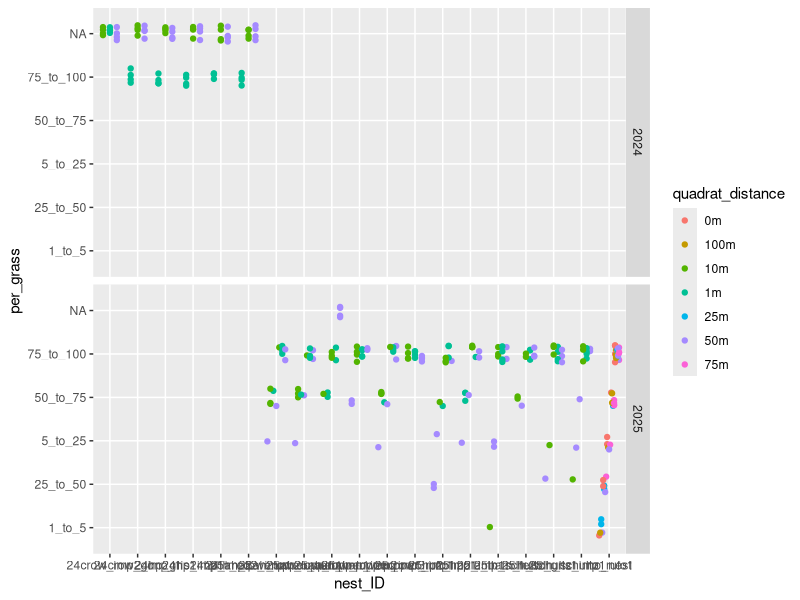

This chart was generated by the following R code: (Note: this script raises an error after producing the figure.)
# NQ Habitat analysis 17 Dec 2025

#load packages
library(tidyverse) #dplyr package
library(lubridate)
library(lme4) # GLM models
library(gridExtra) # for creating plot grids
library(grid) 
library(glmmTMB) #beta distribution model
library(ggeffects) # getting predicted values from model
library(emmeans)

#load data
sites <- read.csv("nest_survey_site_data.csv") 
penetrometer <- read.csv("habitat_data/2025_penetrometer.csv")
habitat25 <- read.csv("habitat_data/25_nest_habitat.csv")
habitat24 <- read.csv("habitat_data/24_nest_habitat.csv")
habitat_site_transect24 <- read.csv("habitat_data/24_habitat_site_transect.csv")

#change values to lowercase for consistency
penetrometer <- penetrometer %>% mutate(., site = tolower(site), nest_ID = tolower(nest_ID))
habitat25 <- habitat25 %>% mutate(., site = tolower(site), nest_ID = tolower(nest_ID))
habitat24 <- habitat24 %>% mutate(., site = tolower(site), nest_ID = tolower(nest_ID))
habitat_site_transect24 <- habitat_site_transect24 %>% mutate(., site = tolower(site))


#clean
habitat25 <- subset(habitat25, year == '2025') # remove blank rows
habitat25 <- habitat25 %>% mutate(soil_temp_C = as.numeric(soil_temp_C))

penetrometer <- penetrometer %>% mutate(year = NULL, 
                                      month = NULL, 
                                      day = NULL) # dropping columns before joining

# join data sets together
habitat24 <- left_join(habitat24, habitat_site_transect24)
all_habitat <- full_join(habitat25, habitat24)
all_habitat <- left_join(all_habitat, penetrometer)
all_habitat <- merge(all_habitat, sites[, c('location', 'site')], by= "site") # adding locations


# change values to NA
all_habitat[all_habitat == ''] <- NA
all_habitat[all_habitat == 'na'] <- NA

# remove unnecessary columns

all_habitat <- all_habitat %>% mutate(coord_Lat = NULL, 
                                      coord_Lon = NULL, 
                                      coor_N = NULL,
                                      coor_W = NULL,
                                      date_grass_collected = NULL,
                                      X3in_psi = NULL,
                                      X6in._psi = NULL,
                                      X9in_psi = NULL,
                                      X12in_psi = NULL,
                                      X15in_psi = NULL,
                                      X18in_psi = NULL,
                                      long_N = NULL,
                                      lat_W = NULL)

all_habitat <- all_habitat %>% rename(survey_plot = site,
                                      site = location) #change site and location to survery_plot and site respectively. 

#cleaning quadrat column
table(all_habitat$quadrat_no) # values that are "about_x" should just be lumped with the closest quadrat distance
all_habitat$quadrat_no[all_habitat$quadrat_no == 'about_45S'] <- '50S' # replacing values
all_habitat$quadrat_no[all_habitat$quadrat_no == 'about_40S'] <- '50S'
all_habitat$quadrat_no[all_habitat$quadrat_no == 'about_40N'] <- '50N'
all_habitat$quadrat_no[all_habitat$quadrat_no == 'about_45N'] <- '50N'
all_habitat$quadrat_no[all_habitat$quadrat_no == 'about_55E'] <- '50E'
all_habitat$quadrat_no[all_habitat$quadrat_no == 'about_95M'] <- '100M'
all_habitat$quadrat_no[all_habitat$quadrat_no == 'about_37E'] <- '50E'
table(all_habitat$quadrat_no) # check. do all values look right?


#percent cover data

all_habitat <- mutate(all_habitat, mean_litter_depth = rowMeans(select(all_habitat, starts_with("leaf_lit")), na.rm = TRUE))
#note litter depths between 2024 and 2025 seem very different

# Creating quadrat distances column and distance/proximity column
all_habitat <- all_habitat %>%  
  mutate(quadrat_distance = case_when(quadrat_no == "1N" ~ "1m", # column with groupings of quadrat distance
                                       quadrat_no == "1S" ~ "1m",
                                       quadrat_no == "1E" ~ "1m",
                                       quadrat_no == "1W" ~ "1m",
                                       quadrat_no == "10N" ~ "10m",
                                       quadrat_no == "10S" ~ "10m",
                                       quadrat_no == "10E" ~ "10m",
                                       quadrat_no == "10W" ~ "10m",
                                       startsWith(quadrat_no, "50") ~ "50m",
                                       startsWith(quadrat_no, "0") ~ "0m",
                                       startsWith(quadrat_no, "100M") ~ "100m",
                                       startsWith(quadrat_no, "25M") ~ "25m",
                                       startsWith(quadrat_no, "75M") ~ "75m"),
         proximity = case_when(quadrat_no == "1N" ~ "near", # lumps quadrats into a column "near" (1m) nest and "far" from nest (10m and 50m) 
                               quadrat_no == "1S" ~ "near",
                               quadrat_no == "1E" ~ "near",
                               quadrat_no == "1W" ~ "near",
                               quadrat_no == "10N" ~ "far",
                               quadrat_no == "10S" ~ "far",
                               quadrat_no == "10E" ~ "far",
                               quadrat_no == "10W" ~ "far", 
                               quadrat_no == "50N" ~ "far",
                               quadrat_no == "50S" ~ "far",
                               quadrat_no == "50E" ~ "far",
                               quadrat_no == "50W" ~ "far", 
                               startsWith(quadrat_no, "50") ~ "transect", # These are values to represent data at survey_plots where no nest was found. 
                               startsWith(quadrat_no, "0") ~ "transect",
                               startsWith(quadrat_no, "100M") ~ "transect",
                               startsWith(quadrat_no, "25M") ~ "transect",
                               startsWith(quadrat_no, "75M") ~ "transect")) # lumping quadrat distances together

# changing some penetrometer variable classes
all_habitat <- all_habitat %>% 
  mutate(., tip_size_in = as.factor(tip_size_in),#tip size to factor
         quadrat_distance = as.factor(quadrat_distance)) %>% #quadrat_distance
  drop_na(quadrat_distance) # remove NA's

# creating mid points for habitat analysis
all_habitat <- all_habitat %>% 
  mutate(per_bare_midpoint = recode(per_bare, '0' = 0, '1_to_5' = 3, '25_to_50' = 37.5, '5_to_25' = 15, '50_to_75' = 62.5, '75_to_100' = 87.5),
         per_forb_midpoint = recode(per_forb, '0' = 0, '1_to_5' = 3, '25_to_50' = 37.5, '5_to_25' = 15, '50_to_75' = 62.5, '75_to_100' = 87.5),
         per_grass_midpoint = recode(per_grass, '0' = 0, '1_to_5' = 3, '25_to_50' = 37.5, '5_to_25' = 15, '50_to_75' = 62.5, '75_to_100' = 87.5))


# scatter plot looking at each nest's habitat plots
ggplot(all_habitat, aes(x = nest_ID, y = per_grass, color = quadrat_distance)) +
  geom_point(position = position_jitterdodge(jitter.height = 0.2, jitter.width = 0)) +
  facet_grid(vars(year))

# Look at cover class values across different quadrat distances
grass_boxplot <- all_habitat %>% filter(., nest_ID != 'no_nest') %>% 
ggplot(., aes(x = factor(quadrat_distance, levels = c('1m', '10m', '50m')), y = per_grass_midpoint)) +
  geom_boxplot(outliers = FALSE, fill ='lightblue') +
  geom_point(position = position_jitterdodge(jitter.height = 0.3, jitter.width = 0.8), size = 2) +
  xlab('quadrat distance') +
  ylab('Percent cover (midpoint)') +
  facet_grid(vars(year)) +
  ggtitle('Grass cover')

bare_boxplot <- all_habitat %>% filter(., nest_ID != 'no_nest') %>% 
  ggplot(., aes(x = factor(quadrat_distance, levels = c('1m', '10m', '50m')), y = per_bare_midpoint)) +
  geom_boxplot(outliers = FALSE, fill ='lightblue')  +
  geom_point(position = position_jitterdodge(jitter.height = 0.3, jitter.width = 0.8), size = 2) +
  #theme(axis.title.y = NULL) +
  xlab('quadrat distance') +
  ylab('') +
  facet_grid(vars(year)) +
  ggtitle('Bare ground cover')

forb_boxplot <- all_habitat %>% filter(., nest_ID != 'no_nest') %>% 
  ggplot(., aes(x = factor(quadrat_distance, levels = c('1m', '10m', '50m')), y = per_forb_midpoint)) +
  geom_boxplot(outliers = FALSE, fill ='lightblue')  +
  geom_point(position = position_jitterdodge(jitter.height = 0.3, jitter.width = 0.8), size = 2) +
  #theme(axis.title.y = NULL) +
  xlab('quadrat distance') +
  ylab('') +
  facet_grid(vars(year)) +
  ggtitle('Forb cover')

grid.arrange(grass_boxplot, bare_boxplot, forb_boxplot, ncol = 3)


# penetrometer data 

ggplot(all_habitat, aes(x = nest_ID, y = psi_avg)) +
  geom_point(position = position_jitterdodge(jitter.height = 0.2, jitter.width = 0)) +
  theme(axis.text.x = element_text(angle =90))


ggplot(all_habitat, aes(x = nest_ID, y = psi_avg)) +
  geom_boxplot(  ) +
  theme(axis.text.x = element_text(angle =90))

ggplot(all_habitat, aes(x = site, y = psi_avg, fill = nest_ID)) +
  geom_boxplot(  ) +
  theme(axis.text.x = element_text(angle =90))

penetrometer_boxplot <- all_habitat %>% filter(., nest_ID != 'no_nest') %>% 
  ggplot(., aes(x = factor(quadrat_distance, levels = c('1m', '10m', '50m')), y = nest_ID)) +
  geom_boxplot(outliers = FALSE, fill ='lightblue')  +
  geom_point(position = position_jitterdodge(jitter.height = 0.3, jitter.width = 0.8), size = 2) +
  #theme(axis.title.y = NULL) +
  xlab('quadrat distance') +
  ylab('')  +
  ggtitle('Soil Compaction (penetrometer)') 
penetrometer_boxplot
summary(penetrometer$psi_avg)
grid.arrange(grass_boxplot, bare_boxplot, forb_boxplot, penetrometer_boxplot, ncol = 2)



# data frame for average cover for nest ID and year. 
nest_habitat_summarized <- all_habitat %>% 
  filter(., nest_ID != 'no_nest') %>%  # removing no_nest counts for now
  group_by(nest_ID, year, quadrat_distance, site, survey_plot) %>% 
  summarize(avg_bare = mean(per_bare_midpoint), #using midpoints to create numeric values from categories
            avg_forb = mean(per_forb_midpoint),
            avg_grass = mean(per_grass_midpoint),
            mean_of_means_litter_cm = mean(mean_litter_depth),
            compaction = mean(psi_avg)) %>% 
  mutate(., quadrat_distance = as.factor(quadrat_distance),
         site = as.factor(site),
         year = as.factor(year),
         survey_plot = as.factor(survey_plot))



ggplot(nest_habitat_summarized, aes(x=avg_grass, y=avg_forb, color = quadrat_distance)) +
  geom_point(size = 3) 

ggplot(nest_habitat_summarized, aes(x = nest_ID, 
                                    y = avg_grass, 
                                    fill = factor(quadrat_distance, levels = c('1m', '10m', '50m')))) +
  geom_bar(stat = 'identity', position = 'dodge', color = 'black') +
  theme(#axis.text.x = element_blank(),
    axis.text.x = element_text(angle = 90, hjust = 0  , vjust = 0, size = 8.5, color = 'black'),#rotate x-axis text
    axis.text.y = element_text(size = 8, color = 'black'),
    axis.title = element_text(size = 8),
   # panel.grid.major = element_blank(),
    #panel.grid.minor = element_blank(),
   # panel.background = element_blank(),
    axis.ticks.x = element_blank()) +
  labs(x = "nest_ID", y = "mean grass midpoint") + #labels
  scale_fill_manual(values = c("#FFA500", "#56B4E9", '#ff6db6'),
                    labels = c("1M", "10M", '50M'),
                    guide = guide_legend(title = NULL)) 

ggplot(nest_habitat_summarized, aes(x = survey_plot, 
                                    y = avg_bare, 
                                    fill = factor(quadrat_distance, levels = c('1m', '10m', '50m')))) +
  geom_bar(stat = 'identity', position = 'dodge', color = 'black') +
  theme(#axis.text.x = element_blank(),
    axis.text.x = element_text(angle = 90, hjust = 0  , vjust = 0, size = 8.5, color = 'black'),#rotate x-axis text
    axis.text.y = element_text(size = 8, color = 'black'),
    axis.title = element_text(size = 8),
    # panel.grid.major = element_blank(),
    #panel.grid.minor = element_blank(),
    # panel.background = element_blank(),
    axis.ticks.x = element_blank()) +
  labs(x = "nest_ID", y = "mean bare midpoint") + #labels
  scale_fill_manual(values = c("#FFA500", "#56B4E9", '#ff6db6'),
                    labels = c("1M", "10M", '50M'),
                    guide = guide_legend(title = NULL))  +
  facet_grid('year')


ggplot(nest_habitat_summarized, aes(x = nest_ID, 
                                    y = compaction, 
                                    fill = factor(quadrat_distance, levels = c('1m', '10m', '50m')))) +
  geom_bar(stat = 'identity', position = 'dodge', color = 'black') +
  theme(#axis.text.x = element_blank(),
    axis.text.x = element_text(angle = 90, hjust = 0  , vjust = 0, size = 8.5, color = 'black'),#rotate x-axis text
    axis.text.y = element_text(size = 8, color = 'black'),
    axis.title = element_text(size = 8),
    # panel.grid.major = element_blank(),
    #panel.grid.minor = element_blank(),
    # panel.background = element_blank(),
    axis.ticks.x = element_blank()) +
  labs(x = "nest_ID", y = "mean soil compaction") + #labels
  scale_fill_manual(values = c("#FFA500", "#56B4E9", '#ff6db6'),
                    labels = c("1M", "10M", '50M'),
                    guide = guide_legend(title = NULL)) 

##### are habitat measures different in the different quadrat distances? Which habitat measures are different? 

all_habitat_nonest <- all_habitat %>% 
  filter(., nest_ID != 'no_nest') %>% # removing no_nest row from dataset for modeling
  mutate(., quadrat_distance = as.factor(quadrat_distance),
         site = as.factor(site)) 

nest_habitat_summarized <- nest_habitat_summarized %>% 
  mutate(., avg_grass_prop = avg_grass / 100, 
            avg_bare_prop = avg_bare / 100, 
            avg_forb_prop = avg_forb/ 100) # creating proportion columns (0-1) to meet assumptions for beta tests

nest_habitat_summarized2025 <- nest_habitat_summarized %>% 
  filter(., year == 2025) 

nest_habitat_summarized$quadrat_distance <- relevel(nest_habitat_summarized$quadrat_distance, ref = '1m') #relevel so reference value is 1 meter quadrats
all_habitat_nonest$quadrat_distance <- relevel(all_habitat_nonest$quadrat_distance, ref = '1m')
nest_habitat_summarized2025$quadrat_distance <- relevel(nest_habitat_summarized2025$quadrat_distance, ref = '1m') #relevel so reference value is 1 meter quadrats



## grass  vs quadrat distances - Data NOT normal. Using only 2025 data, as 2024 data is lacking
shapiro.test(nest_habitat_summarized$avg_grass)
shapiro.test(log(nest_habitat_summarized$avg_grass))
hist(nest_habitat_summarized$avg_grass)

grass_model2 <- glmmTMB(avg_grass_prop ~ quadrat_distance + (1|site), 
                      data = nest_habitat_summarized2025, 
                      family = beta_family) # using means of each quadrat at each nest
summary(grass_model2) # AIC = -82.3
summary(aov(grass_model2)) # quadrat distance has a strong effect on the amount of grass, and there is a minor effect from site.

grass_model3 <- glmmTMB(avg_grass_prop ~ quadrat_distance + (1 + survey_plot|site), 
                        data = nest_habitat_summarized2025, 
                        family = beta_family) # using means of each quadrat at each nest
summary(grass_model3) #
summary(aov(grass_model3)) #


## forb vs quadrat distances - data is normal when log transformed
shapiro.test(nest_habitat_summarized$avg_forb)
shapiro.test(log1p(nest_habitat_summarized$avg_forb))
hist(nest_habitat_summarized$avg_forb)
hist(log1p(nest_habitat_summarized$avg_forb))

forb_model1 <- glmmTMB(log1p(avg_forb) ~ quadrat_distance + (1|site) + year, #log transform data to make normal
                      data = nest_habitat_summarized, 
                      family = gaussian(link = 'identity'))
                     # start = list(theta = 0)) # using means of each quadrat at each nest
summary(forb_model1) # AIC = 114.2

ggpredict(forb_model1, terms = c("quadrat_distance")) |> plot()
summary(aov(forb_model1)) #site is affecting the outcome of this model.


forb_model2 <- glmmTMB(log1p(avg_forb) ~ quadrat_distance + (1 + survey_plot|site) + year, #log transform data to make normal
                       data = nest_habitat_summarized, 
                       family = gaussian(link = 'identity'))
# start = list(theta = 0)) # using means of each quadrat at each nest
summary(forb_model2) # AIC = 
summary(aov(forb_model2)) #survey_plot and year having a big effect on average forbs
ggpredict(forb_model2, terms = c("quadrat_distance")) |> plot()

# model using only 2025 data
shapiro.test(nest_habitat_summarized2025$avg_forb)
shapiro.test(log1p(nest_habitat_summarized2025$avg_forb))
hist(nest_habitat_summarized2025$avg_forb)
hist(log1p(nest_habitat_summarized2025$avg_forb))

forb_model1_2025 <- glmmTMB(log1p(avg_forb) ~ quadrat_distance + (1|site), #log transform data to make normal
                       data = nest_habitat_summarized2025, 
                       family = gaussian(link = 'identity'))
# start = list(theta = 0)) # using means of each quadrat at each nest
summary(forb_model1_2025) # AIC = 52.4

ggpredict(forb_model1_2025, terms = c("quadrat_distance")) |> plot()
summary(aov(forb_model1_2025)) #site is affecting the outcome of this model.

# bare vs quadrat distances - data NOT normal
shapiro.test(nest_habitat_summarized$avg_bare)
hist(nest_habitat_summarized$avg_bare)

bare_model1 <- glmmTMB(avg_bare_prop ~ quadrat_distance + (1|site), 
                       data = nest_habitat_summarized, 
                       family = ordbeta(link = 'logit'))

bare_model2 <- glmmTMB(avg_bare_prop ~ quadrat_distance + (1|site) + year, 
                        data = nest_habitat_summarized, 
                        family = ordbeta(link = 'logit'))

bare_model3 <- glmmTMB(avg_bare_prop ~ quadrat_distance + (1 + survey_plot|site), 
                       data = nest_habitat_summarized, 
                       family = ordbeta(link = 'logit'))

summary(bare_model1) # AIC = 13.0
summary(bare_model2) # AIC = 54.6
summary(aov(bare_model1)) # site is affecting the outcome of this model. 
summary(aov(bare_model2))# large effect of year and site, small effect with quadrat distance
summary(bare_model3)
summary(aov(bare_model3))
ggpredict(bare_model1, terms = c("quadrat_distance")) |> plot()
#ggpredict(bare_model2, terms = c("year")) |> plot()

## 2025 data only
shapiro.test(nest_habitat_summarized2025$avg_bare)
hist(nest_habitat_summarized2025$avg_bare)

bare_model1_2025 <- glmmTMB(avg_bare_prop ~ quadrat_distance + (1|site), 
                       data = nest_habitat_summarized2025, 
                       family = ordbeta(link = 'logit'))

summary(bare_model1_2025) # AIC = 13.0
summary(aov(bare_model1_2025)) # site is affecting the outcome of this model. 
ggpredict(bare_model1_2025, terms = c("quadrat_distance")) |> plot()

# calculating Emmeans and obtaining predicted values for plotting

library(emmeans)
## grass model
grass_emm<-emmeans(grass_model3, "quadrat_distance", type = "response")
grass_emm

plot(grass_emm, type="response")   # Link scale by default
pairs(grass_emm, reverse = TRUE) # pairwise comparison

# predicted values
preds_grass <- predict(grass_model3, type = "response", se.fit = TRUE)
print(preds_grass)

## forb model
forb_emm<-emmeans(forb_model2, "quadrat_distance", type = "response")
forb_emm

plot(forb_emm, type="response")   # Link scale by default
pairs(forb_emm, reverse = TRUE) # pairwise comparison

# predicted values
preds_forb <- predict(forb_model2, type = "response", se.fit = TRUE)
print(preds_forb)

## bare model
bare_emm<-emmeans(bare_model1, "quadrat_distance", type = "response")
bare_emm

plot(bare_emm, type="response")   # Link scale by default
pairs(bare_emm, reverse = TRUE) # comparison

# predicted values
preds_bare <- predict(bare_model1, type = "response", se.fit = TRUE)
print(preds_bare)

# add predictions to a new dataframe 
nest_habitat_preds <- nest_habitat_summarized
nest_habitat_preds <- nest_habitat_preds[-c(26), ]

nest_habitat_preds2025 <- nest_habitat_summarized2025
nest_habitat_preds2025 <- nest_habitat_preds2025[-c(9), ]

nest_habitat_preds2025$grass_fit <- preds_grass$fit 
nest_habitat_preds2025$grass_se <- preds_grass$se.fit

nest_habitat_preds$forb_fit <- preds_forb$fit 
nest_habitat_preds$forb_se <- preds_forb$se.fit

nest_habitat_preds$bare_fit <- preds_bare$fit 
nest_habitat_preds$bare_se <- preds_bare$se.fit

nest_habitat_preds <- left_join(nest_habitat_preds, nest_habitat_preds2025)

distance_predictions <- nest_habitat_preds %>% select(.,-c(nest_ID, site, year)) # create dataframe to be grouped by habitat only
distance_predictions <- distance_predictions %>%
  group_by(quadrat_distance) %>% 
  summarize_if(is.numeric, mean, na.rm = TRUE, .groups = "drop") # condense data and find mean value of predictions
distance_predictions <- distance_predictions %>% # calculate confidence intervals
  mutate(grass_LCI = grass_fit - grass_se,
         grass_UCI = grass_fit + grass_se,
         forb_LCI = forb_fit - forb_se,
         forb_UCI = forb_fit + forb_se,
         bare_LCI = bare_fit - bare_se,
         bare_UCI = bare_fit + bare_se)

#distance_predictions <- probs %>% group_by(habitat) %>% summarize_if(is.numeric, mean, na.rm = TRUE, .groups = "drop")

# Shape data for plotting
fit <- distance_predictions %>% 
  select(., 
         quadrat_distance,
         grass_fit,
         forb_fit,
         bare_fit) %>% 
  pivot_longer(., 
               cols = c(grass_fit, forb_fit, bare_fit), 
               names_to = "cover", 
               values_to = "fit") %>% 
  mutate(., cover = case_when(startsWith(cover, 'grass') ~ 'grass',
                              startsWith(cover, 'forb') ~ 'forb' ,
                              startsWith(cover, 'bare') ~ 'bare'))

LCI <- distance_predictions %>% 
  select(., 
         quadrat_distance,
         grass_LCI,
         forb_LCI,
         bare_LCI) %>% 
  pivot_longer(., 
                cols = c(grass_LCI, forb_LCI, bare_LCI), 
                names_to = "cover", 
                values_to = "LCI") %>% 
  mutate(., cover = case_when(startsWith(cover, 'grass') ~ 'grass',
                              startsWith(cover, 'forb') ~ 'forb' ,
                              startsWith(cover, 'bare') ~ 'bare'))

UCI<- distance_predictions %>% 
  select(., 
         quadrat_distance,
         grass_UCI,
         forb_UCI,
         bare_UCI) %>% 
  pivot_longer(., 
               cols = c(grass_UCI, forb_UCI, bare_UCI), 
               names_to = "cover", 
               values_to = "UCI") %>% 
  mutate(., cover = case_when(startsWith(cover, 'grass') ~ 'grass',
                              startsWith(cover, 'forb') ~ 'forb' ,
                              startsWith(cover, 'bare') ~ 'bare'))

fits_plot <- full_join(fit, LCI)
fits_plot <- full_join(fits_plot, UCI)
fits_plot # data frame for plotting


# plotting predicted values
bare_emmeans_plot <- fits_plot %>% filter(., cover == 'bare') %>% 
ggplot(., aes(x = quadrat_distance, y = fit)) +
  geom_point(size = 6, shape = 20
            # colour= c("olivedrab3", "forestgreen", "goldenrod2")
  ) +
  theme(
    axis.text.x = element_text(angle = 0, vjust = 0.8, size =12, color = 'black'),#rotate x-axis text
    axis.text.y = element_text(size = 12, color = 'black'),
    axis.title = element_text(size =16),
    panel.grid.major = element_blank(),
    panel.grid.minor = element_blank(),
    panel.background = element_blank(),
    panel.border = element_rect(colour = "black", fill=NA, linewidth=1),
    axis.ticks.x = element_blank()) +
  geom_errorbar(aes(ymin = LCI, ymax = UCI), size = 1.5, width = 0.4) +
  labs(x = 'Quadrat distance', y = "") + 
  annotate("text", x = 2, y = 0.43, label = "A", size = unit(10, "pt")) +
  geom_segment(aes(x = 0.75, y = 0.42, xend = 3.25, yend = 0.42)) +
  ggtitle("Bare")

forb_emmeans_plot <- fits_plot %>% filter(., cover == 'forb') %>% 
  ggplot(., aes(x = quadrat_distance, y = fit)) +
  geom_point(size = 6, shape = 20
             # colour= c("olivedrab3", "forestgreen", "goldenrod2")
  ) +
  theme(
    axis.text.x = element_text(angle = 0, vjust = 0.8, size =12, color = 'black'),#rotate x-axis text
    axis.text.y = element_text(size = 12, color = 'black'),
    axis.title = element_text(size =16),
    panel.grid.major = element_blank(),
    panel.grid.minor = element_blank(),
    panel.background = element_blank(),
    panel.border = element_rect(colour = "black", fill=NA, linewidth=1),
    axis.ticks.x = element_blank()) +
  geom_errorbar(aes(ymin = LCI, ymax = UCI), size = 1.5, width = 0.4) +
  labs(x = '', y = "") + 
  annotate("text", x = 2, y = 2.5, label = "A", size = unit(10, "pt")) +
  geom_segment(aes(x = 0.75, y = 2.45, xend = 3.25, yend = 2.45))+
  ggtitle("Forb")


grass_emmeans_plot <- fits_plot %>% filter(., cover == 'grass') %>% 
  ggplot(., aes(x = quadrat_distance, y = fit)) +
  geom_point(size = 6, shape = 20
             # colour= c("olivedrab3", "forestgreen", "goldenrod2")
  ) +
  theme(
    axis.text.x = element_text(angle = 0, vjust = 0.8, size =12, color = 'black'),#rotate x-axis text
    axis.text.y = element_text(size = 12, color = 'black'),
    axis.title = element_text(size =16),
    panel.grid.major = element_blank(),
    panel.grid.minor = element_blank(),
    panel.background = element_blank(),
    panel.border = element_rect(colour = "black", fill=NA, linewidth=1),
    axis.ticks.x = element_blank()) +
  geom_errorbar(aes(ymin = LCI, ymax = UCI), size = 1.5, width = .4) +
  labs(x = '', y = "emmeans") + 
  annotate("text", x = 1.5, y = .875, label = "A", size = unit(10, "pt")) +
  geom_segment(aes(x = 0.75, y = .86, xend = 2.25, yend = .86)) +
  annotate("text", x = 3, y = .875, label = "B", size = unit(10, "pt")) +
  geom_segment(aes(x = 3.25, y = .86, xend = 2.75, yend = .86)) +
  ggtitle("Grass")
grass_emmeans_plot

grid.arrange(grass_emmeans_plot, bare_emmeans_plot, forb_emmeans_plot, ncol = 3)







# Penetrometer soil compaction model

## soil compaction vs quadrat distances 
shapiro.test(all_habitat_nonest$psi_avg)
shapiro.test(log(all_habitat_nonest$psi_avg))
hist(all_habitat_nonest$psi_avg)
hist(log(all_habitat_nonest$psi_avg))
# Data is not normal, but it is fairly close. I'm wondering if a guassian distribution is fine to run.I also tried running a gamma.

penetrometer_model1 <- glmmTMB(psi_avg ~ quadrat_distance + (1+ survey_plot|site),
                       data = all_habitat_nonest, 
                       family = gaussian(link = "identity")) 

summary(penetrometer_model1) # AIC = 1683.4, significant at 1m
summary(aov(penetrometer_model1)) # site is affecting the outcome of this model.

penetrometer_model2 <- glmmTMB(psi_avg ~ quadrat_distance + (1+ survey_plot|site),
                               data = all_habitat_nonest, 
                               family = Gamma(link = 'log')) 

summary(penetrometer_model2) # AIC = 1683.4, significant at 1m
summary(aov(penetrometer_model2)) # site is affecting the outcome of this model.
